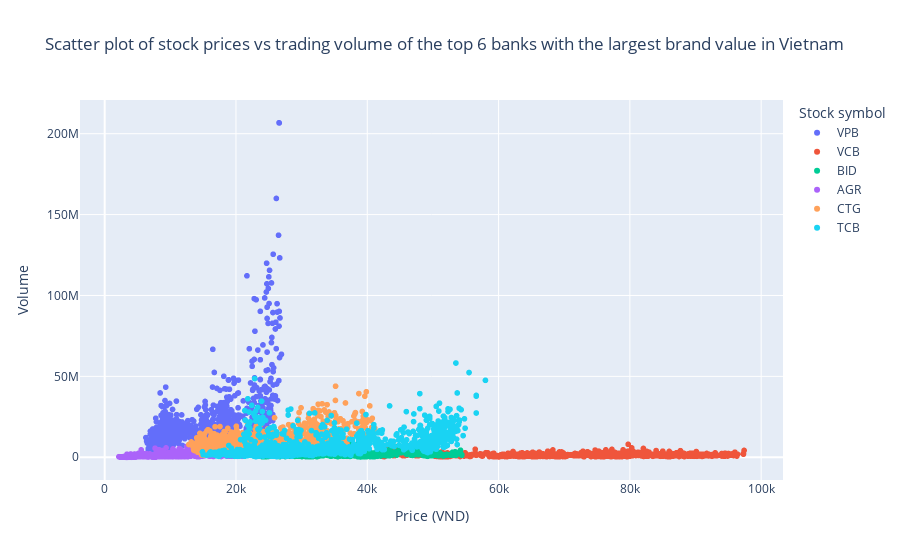

The code cell stored with this chart in its notebook:
### Markdown cell above
##### **Nhận xét:**
- Xếp hạng theo khối lượng giao dịch trung bình: VPB>CTG>TCB>BID>VCB>AGR
- Khối lượng giao dịch trung bình cao: VPB có khối lượng giao dịch trung bình cao hơn hẳn so với các cổ phiếu khác, cho thấy sự quan tâm lớn từ các nhà đầu tư đối với các cổ phiếu này.
- Khối lượng giao dịch trung bình thấp: AGR, VCB và BID có khối lượng giao dịch trung bình thấp nhất, cho thấy ít được giao dịch hơn so với các cổ phiếu khác.
- BID ở mức trung bình: CTG và TCB có khối lượng giao dịch trung bình ở mức trung bình, không quá cao cũng không quá thấp.

### Code cell
# Biểu đồ phân tán
fig = px.scatter(full_df, x='Price', y='Vol.', color='Stock symbol', title='Scatter plot of stock prices vs trading volume of the top 6 banks with the largest brand value in Vietnam', labels={'Price': 'Price (VND)', 'Vol.': 'Volume'})
fig.show()

### Figure 1 — Plotly figure (JSON) as saved in the notebook; plotly's stock layout.template omitted (floating-point values rounded to 4 significant figures; data arrays with more than 128 entries replaced by an {"elided": "..."} marker saying what was removed)
{"data": [{"hovertemplate": "Stock symbol=VPB<br>Price (VND)=%{x}<br>Volume=%{y}<extra></extra>", "legendgroup": "VPB", "marker": {"color": "#636efa", "symbol": "circle"}, "mode": "markers", "name": "VPB", "showlegend": true, "type": "scattergl", "x": {"elided": "1494 float values"}, "xaxis": "x", "y": {"elided": "1494 float values"}, "yaxis": "y"}, {"hovertemplate": "Stock symbol=VCB<br>Price (VND)=%{x}<br>Volume=%{y}<extra></extra>", "legendgroup": "VCB", "marker": {"color": "#EF553B", "symbol": "circle"}, "mode": "markers", "name": "VCB", "showlegend": true, "type": "scattergl", "x": {"elided": "1494 int values"}, "xaxis": "x", "y": {"elided": "1494 float values"}, "yaxis": "y"}, {"hovertemplate": "Stock symbol=BID<br>Price (VND)=%{x}<br>Volume=%{y}<extra></extra>", "legendgroup": "BID", "marker": {"color": "#00cc96", "symbol": "circle"}, "mode": "markers", "name": "BID", "showlegend": true, "type": "scattergl", "x": {"elided": "1494 float values"}, "xaxis": "x", "y": {"elided": "1494 float values"}, "yaxis": "y"}, {"hovertemplate": "Stock symbol=AGR<br>Price (VND)=%{x}<br>Volume=%{y}<extra></extra>", "legendgroup": "AGR", "marker": {"color": "#ab63fa", "symbol": "circle"}, "mode": "markers", "name": "AGR", "showlegend": true, "type": "scattergl", "x": {"elided": "1494 float values"}, "xaxis": "x", "y": {"elided": "1494 float values"}, "yaxis": "y"}, {"hovertemplate": "Stock symbol=CTG<br>Price (VND)=%{x}<br>Volume=%{y}<extra></extra>", "legendgroup": "CTG", "marker": {"color": "#FFA15A", "symbol": "circle"}, "mode": "markers", "name": "CTG", "showlegend": true, "type": "scattergl", "x": {"elided": "1494 float values"}, "xaxis": "x", "y": {"elided": "1494 float values"}, "yaxis": "y"}, {"hovertemplate": "Stock symbol=TCB<br>Price (VND)=%{x}<br>Volume=%{y}<extra></extra>", "legendgroup": "TCB", "marker": {"color": "#19d3f3", "symbol": "circle"}, "mode": "markers", "name": "TCB", "showlegend": true, "type": "scattergl", "x": {"elided": "1493 int values"}, "xaxis": "x", "y": {"elided": "1493 float values"}, "yaxis": "y"}], "layout": {"legend": {"title": {"text": "Stock symbol"}, "tracegroupgap": 0}, "title": {"text": "Scatter plot of stock prices vs trading volume of the top 6 banks with the largest brand value in Vietnam"}, "xaxis": {"anchor": "y", "domain": [0, 1], "title": {"text": "Price (VND)"}}, "yaxis": {"anchor": "x", "domain": [0, 1], "title": {"text": "Volume"}}}}
